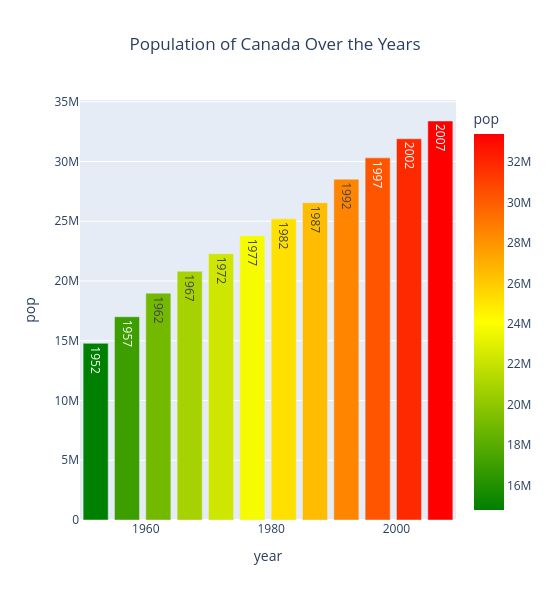

This figure's notebook cell:
### Code cell
fig = px.bar(canada, x='year',y='pop', width=550, height=600, text='year', color='pop',
        hover_data=['lifeExp', 'gdpPercap','continent','country'],                    # the respected feature data will be displayed when featured over the data
        title='Population of Canada Over the Years',
        color_continuous_scale = ['green','yellow','red']                             # setting the color format from green to yellow to red
)

fig.update_layout(title_x=0.5)                                                        # puts the heading of the plot to the center

### Figure 1 — Plotly figure (JSON) as saved in the notebook; plotly's stock layout.template omitted (floating-point values rounded to 4 significant figures)
{"data": [{"customdata": [[68.75, 11370.0, "Americas", "Canada"], [69.96, 12490.0, "Americas", "Canada"], [71.3, 13460.0, "Americas", "Canada"], [72.13, 16080.0, "Americas", "Canada"], [72.88, 18970.0, "Americas", "Canada"], [74.21, 22090.0, "Americas", "Canada"], [75.76, 22900.0, "Americas", "Canada"], [76.86, 26630.0, "Americas", "Canada"], [77.95, 26340.0, "Americas", "Canada"], [78.61, 28950.0, "Americas", "Canada"], [79.77, 33330.0, "Americas", "Canada"], [80.65, 36320.0, "Americas", "Canada"]], "hovertemplate": "year=%{text}<br>pop=%{marker.color}<br>lifeExp=%{customdata[0]}<br>gdpPercap=%{customdata[1]}<br>continent=%{customdata[2]}<br>country=%{customdata[3]}<extra></extra>", "legendgroup": "", "marker": {"color": [14785584, 17010154, 18985849, 20819767, 22284500, 23796400, 25201900, 26549700, 28523502, 30305843, 31902268, 33390141], "coloraxis": "coloraxis", "pattern": {"shape": ""}}, "name": "", "orientation": "v", "showlegend": false, "text": [1952.0, 1957.0, 1962.0, 1967.0, 1972.0, 1977.0, 1982.0, 1987.0, 1992.0, 1997.0, 2002.0, 2007.0], "textposition": "auto", "type": "bar", "x": [1952, 1957, 1962, 1967, 1972, 1977, 1982, 1987, 1992, 1997, 2002, 2007], "xaxis": "x", "y": [14785584, 17010154, 18985849, 20819767, 22284500, 23796400, 25201900, 26549700, 28523502, 30305843, 31902268, 33390141], "yaxis": "y"}], "layout": {"barmode": "relative", "coloraxis": {"colorbar": {"title": {"text": "pop"}}, "colorscale": [[0, "green"], [0.5, "yellow"], [1, "red"]]}, "height": 600, "legend": {"tracegroupgap": 0}, "title": {"text": "Population of Canada Over the Years", "x": 0.5}, "width": 550, "xaxis": {"anchor": "y", "domain": [0, 1], "title": {"text": "year"}}, "yaxis": {"anchor": "x", "domain": [0, 1], "title": {"text": "pop"}}}}
